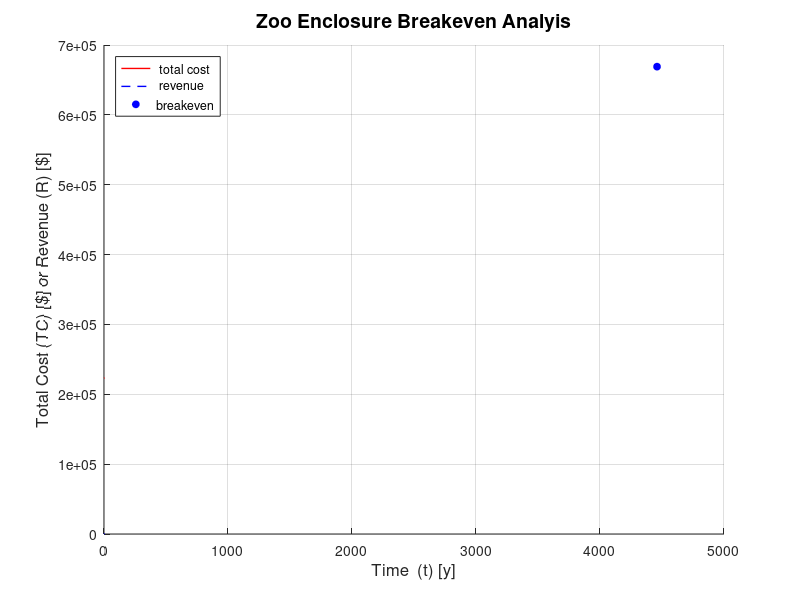
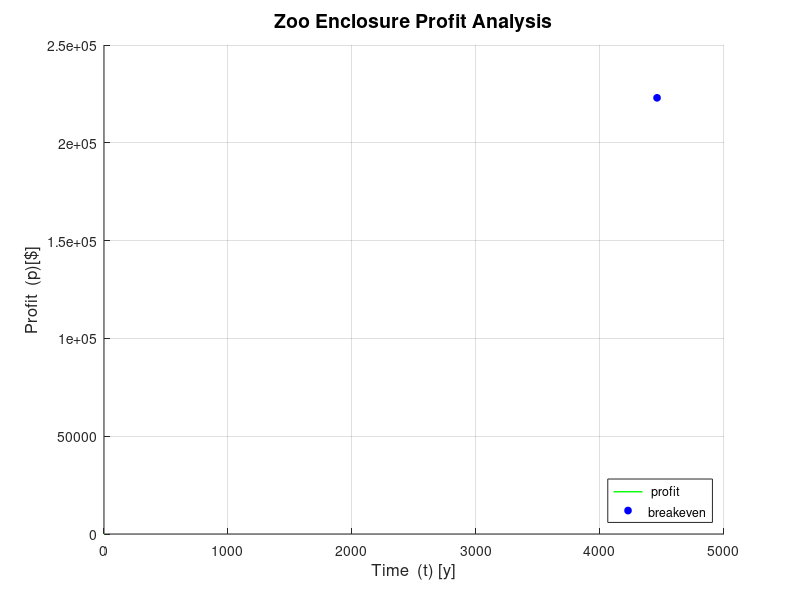

Write MATLAB code to recreate these figures, in order.
%{    
ENGR1250-005   Emanuel,Giles,Robert   4/2/19
Breakeven Analysis Project: Construction of New Zoo Enclosure
%}

clear
close all
clc

FC = {'Concrete', 14, 32, 93000, 900, 5, 4; 'Wood', 21, 55, 110000,...
    800, 13, 10; 'Adobe', 17, 45, 61000, 600, 5, 5};

concrete = FC{1}(1:8);
wood = FC{2}(1:4);
adobe = FC{3}(1:5);

Menu = menu('Construction material of enclosure:', concrete,wood,adobe);


%%%%%%%%%%%%%%%%%%%%%%%%%%%%%%%%%%%%%%%%%%%%%%%%%%%%%%%%%%%%%%%%%%%%%%%%%%%
%%%%%%%%%%%%%%% ----------- FIXED COST ------------- %%%%%%%%%%%%%%%%%%%%%%
%%%%%%%%%%%%%%%%%%%%%%%%%%%%%%%%%%%%%%%%%%%%%%%%%%%%%%%%%%%%%%%%%%%%%%%%%%%

%-Wall dimensions
thickness = [FC{1,2}, FC{2,2}, FC{3,2}]; % [in]
inches = 12;
foot = 1;
surfacearea_wall = 3000; %[ft^2] wall enclosure surface area
intoftconversion = thickness(Menu)*foot/inches; %[ft] unit conversion
walldimensions = intoftconversion*surfacearea_wall; %[ft^3] wall dimensions

%-Material cost
materials = [FC{1,3}, FC{2,3}, FC{3,3}]; %[$/ft^3]
materialcost = materials(Menu);
material = walldimensions*materialcost; %[$]

%-Miscellaneous construction materials
miscellaneous = [FC{1,4}, FC{2,4}, FC{3,4}]; %[$]
    misc_cost = miscellaneous(Menu);

%-Labor cost
labor = [FC{1,5}, FC{2,5}, FC{3,5}];%[$/ppl*week]
    labor_cost = labor(Menu);

%-Number of laborers
laborers = [FC{1,6}, FC{2,6}, FC{3,6}]; %[ppl]
    laborers_number = laborers(Menu);

%-Number of weeks of construction
weeks = [FC{1,7}, FC{2,7}, FC{3,7}];   %[week]
    weeks_construction = weeks(Menu);

%-Labor & time 
laborandtime = labor_cost*laborers_number*weeks_construction; 
% [$/ppl*week]*[ppl]*[week] = [$]

%-Fixed Cost (y-intercept)
fixed_cost = material + misc_cost + laborandtime; %[$]


%%%%%%%%%%%%%%%%%%%%%%%%%%%%%%%%%%%%%%%%%%%%%%%%%%%%%%%%%%%%%%%%%%%%%%%%%%%
%%%%%%%%%%%%% ----------- VARIABLE COST ------------- %%%%%%%%%%%%%%%%%%%%%
%%%%%%%%%%%%%%%%%%%%%%%%%%%%%%%%%%%%%%%%%%%%%%%%%%%%%%%%%%%%%%%%%%%%%%%%%%%

energy_cost = input('Energy cost  [$/week]: ');
oplabor_cost = input('Operational labor cost [$/week]: ');
maint_cost = input('Maintenance cost [$/week]: ');
landfill_cost = input('Landfill cost [$/week]: ');
opweek_peryear = input('Weeks per year zoo will operate: ');
analysis_inyears = input('Number of years of analysis: ');

%-Total variable cost
tot_varcost = energy_cost + oplabor_cost + maint_cost + landfill_cost; %[$/week]


%%%%%%%%%%%%%%%%%%%%%%%%%%%%%%%%%%%%%%%%%%%%%%%%%%%%%%%%%%%%%%%%%%%%%%%%%%%
%%%%%%%%%%%%%%%% ----------- TOTAL COST ------------- %%%%%%%%%%%%%%%%%%%%%
%%%%%%%%%%%%%%%%%%%%%%%%%%%%%%%%%%%%%%%%%%%%%%%%%%%%%%%%%%%%%%%%%%%%%%%%%%%

%-Total cost
total_cost = tot_varcost*opweek_peryear; %[$/year]
t = 0:analysis_inyears; %[year]

tot_cost = total_cost*t + fixed_cost; 
%-total cost = variable cost*time + fixed cost-%


%%%%%%%%%%%%%%%%%%%%%%%%%%%%%%%%%%%%%%%%%%%%%%%%%%%%%%%%%%%%%%%%%%%%%%%%%%%
%%%%%%%%%%%%%%%%% ----------- REVENUE ------------- %%%%%%%%%%%%%%%%%%%%%%%
%%%%%%%%%%%%%%%%%%%%%%%%%%%%%%%%%%%%%%%%%%%%%%%%%%%%%%%%%%%%%%%%%%%%%%%%%%%

admission_price = input('Admission price [$/person: ');
admission_perweek = input('Ticket admissions per week: ');
donations_perweek = input('Expected donations [$/week]: ');

%-Revenue
revenue = admission_price*admission_perweek; % [$/week]
revenue_perweek = revenue+donations_perweek; % [$/week]
total_revenue = revenue_perweek*opweek_peryear; % [$/year]

tot_revenue = total_revenue*t; 
%--revenue = selling price*time--%


%%%%%%%%%%%%%%%%%%%%%%%%%%%%%%%%%%%%%%%%%%%%%%%%%%%%%%%%%%%%%%%%%%%%%%%%%%%
%%%%%%%%%%%%%%%%% ----------- PROFIT ------------- %%%%%%%%%%%%%%%%%%%%%%%%
%%%%%%%%%%%%%%%%%%%%%%%%%%%%%%%%%%%%%%%%%%%%%%%%%%%%%%%%%%%%%%%%%%%%%%%%%%%

profit = total_revenue - total_cost; % [$/year] 
%--profit = revenue - total cost--%

total_profit = profit*t; % [$]

%-Breakeven coordinate points (x,y)
x = fixed_cost/(total_revenue-total_cost); % [year] both graphs
y = total_revenue*x; % [$] total cost & revenue graph
y2 = profit*x; % [$] profit graph
breakeven_month = x*12;
breakeven_6month = profit/2;


%%%%%%%%%%%%%%%%%%%%%%%%%%%%%%%%%%%%%%%%%%%%%%%%%%%%%%%%%%%%%%%%%%%%%%%%%%%
%%%%%%%%%%%%%%%% ------- SUMMARY OF RESULTS ---------- %%%%%%%%%%%%%%%%%%%%
%%%%%%%%%%%%%%%%%%%%%%%%%%%%%%%%%%%%%%%%%%%%%%%%%%%%%%%%%%%%%%%%%%%%%%%%%%%

material_select = FC{Menu};
fprintf ('Material: %s \n', material_select)
fprintf ('\tOperating %0.f weeks per year will generate per year: \n'...
    ,opweek_peryear)
fprintf ('\t\tRevenue: $%0.0f \n',total_revenue)
fprintf ('\t\tCost:    $%0.0f \n',total_cost)
fprintf ('\tThe breakeven time is %0.2f months \n',breakeven_month)
fprintf ('\tThe total profit after %0.0f years is $%0.3E. \n',...
    analysis_inyears,total_profit(1,1+analysis_inyears))
fprintf ('It will take a one-time donaton of $%0.2f',breakeven_6month)
fprintf (' to breakeven in six months.\n')


%%%%%%%%%%%%%%%%%%%%%%%%%%%%%%%%%%%%%%%%%%%%%%%%%%%%%%%%%%%%%%%%%%%%%%%%%%%
%%%%%%%%%%%%%%%%% ------------- GRAPHS ------------- %%%%%%%%%%%%%%%%%%%%%%
%%%%%%%%%%%%%%%%%%%%%%%%%%%%%%%%%%%%%%%%%%%%%%%%%%%%%%%%%%%%%%%%%%%%%%%%%%%

%-Total cost & revenue graph
figure('color','w');
hold on
plot(t,tot_cost,'-r','LineWidth',1);
plot(t,tot_revenue,'--b','LineWidth',1);
plot(x,y,'ob','MarkerSize',5,'MarkerFaceColor','b');
grid on
xlabel('Time  (t) [y]','FontSize',12);
ylabel('Total Cost (TC) [$] or Revenue (R) [$]','FontSize',12);
title('Zoo Enclosure Breakeven Analyis', 'FontSize', 14)
legend(' total cost',' revenue','breakeven','location','Northwest')


%-Profit graph
figure('color','w');
hold on
plot(t,total_profit,'-g','LineWidth',1);
plot(x,y2,'ob','MarkerSize',5,'MarkerFaceColor','b');
grid on
xlabel('Time  (t) [y]','FontSize',12);
ylabel('Profit  (p)[$]','FontSize',12);
title('Zoo Enclosure Profit Analysis', 'FontSize', 14)
legend(' profit','breakeven','location','Southeast')

